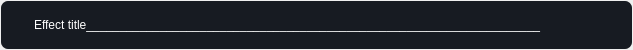
<?xml version="1.0" encoding="UTF-8"?>
<ui version="4.0">
 <class>EffectWidgetClass</class>
 <widget class="QWidget" name="EffectWidgetClass">
  <property name="geometry">
   <rect>
    <x>0</x>
    <y>0</y>
    <width>548</width>
    <height>50</height>
   </rect>
  </property>
  <property name="windowTitle">
   <string>EffectWidget</string>
  </property>
  <property name="styleSheet">
   <string notr="true">#mainEffectWidget {
    background: #171B22;
    border: 2px solid transparent;
    border-radius: 8px;
  }
  
  #mainEffectWidget:hover {
    background: #1E2430;
    border: 2px solid transparent;
    border-radius: 8px;
  }
  
  #titleLabel {
    color: white;
  }

#typeLabel {
  color: #34D399;
  background: #1E433E;
  border: 1px solid #34D399;
  border-radius: 12px;
}
</string>
  </property>
  <layout class="QVBoxLayout" name="verticalLayout_2">
   <property name="spacing">
    <number>0</number>
   </property>
   <property name="leftMargin">
    <number>0</number>
   </property>
   <property name="topMargin">
    <number>0</number>
   </property>
   <property name="rightMargin">
    <number>0</number>
   </property>
   <property name="bottomMargin">
    <number>0</number>
   </property>
   <item>
    <widget class="QWidget" name="mainEffectWidget" native="true">
     <property name="cursor">
      <cursorShape>PointingHandCursor</cursorShape>
     </property>
     <layout class="QHBoxLayout" name="horizontalLayout_2">
      <property name="spacing">
       <number>5</number>
      </property>
      <property name="leftMargin">
       <number>5</number>
      </property>
      <property name="topMargin">
       <number>5</number>
      </property>
      <property name="rightMargin">
       <number>5</number>
      </property>
      <property name="bottomMargin">
       <number>5</number>
      </property>
      <item>
       <widget class="QPushButton" name="pushButton">
        <property name="minimumSize">
         <size>
          <width>24</width>
          <height>24</height>
         </size>
        </property>
        <property name="maximumSize">
         <size>
          <width>24</width>
          <height>24</height>
         </size>
        </property>
        <property name="text">
         <string/>
        </property>
        <property name="icon">
         <iconset resource="frameflow.qrc">
          <normaloff>:/FrameFlow/play.svg</normaloff>:/FrameFlow/play.svg</iconset>
        </property>
        <property name="iconSize">
         <size>
          <width>24</width>
          <height>24</height>
         </size>
        </property>
        <property name="flat">
         <bool>true</bool>
        </property>
       </widget>
      </item>
      <item>
       <widget class="QLabel" name="titleLabel">
        <property name="text">
         <string>Effect title____________________________________________________________________</string>
        </property>
       </widget>
      </item>
      <item>
       <spacer name="horizontalSpacer">
        <property name="orientation">
         <enum>Qt::Orientation::Horizontal</enum>
        </property>
        <property name="sizeHint" stdset="0">
         <size>
          <width>40</width>
          <height>20</height>
         </size>
        </property>
       </spacer>
      </item>
      <item>
       <widget class="QPushButton" name="editButton">
        <property name="minimumSize">
         <size>
          <width>24</width>
          <height>24</height>
         </size>
        </property>
        <property name="maximumSize">
         <size>
          <width>24</width>
          <height>24</height>
         </size>
        </property>
        <property name="cursor">
         <cursorShape>PointingHandCursor</cursorShape>
        </property>
        <property name="text">
         <string/>
        </property>
        <property name="icon">
         <iconset resource="frameflow.qrc">
          <normaloff>:/FrameFlow/pencilwhite.svg</normaloff>:/FrameFlow/pencilwhite.svg</iconset>
        </property>
        <property name="iconSize">
         <size>
          <width>20</width>
          <height>20</height>
         </size>
        </property>
        <property name="flat">
         <bool>true</bool>
        </property>
       </widget>
      </item>
      <item>
       <widget class="QPushButton" name="cloneButton">
        <property name="minimumSize">
         <size>
          <width>24</width>
          <height>24</height>
         </size>
        </property>
        <property name="maximumSize">
         <size>
          <width>24</width>
          <height>24</height>
         </size>
        </property>
        <property name="cursor">
         <cursorShape>PointingHandCursor</cursorShape>
        </property>
        <property name="text">
         <string/>
        </property>
        <property name="icon">
         <iconset resource="frameflow.qrc">
          <normaloff>:/FrameFlow/clone.svg</normaloff>:/FrameFlow/clone.svg</iconset>
        </property>
        <property name="iconSize">
         <size>
          <width>20</width>
          <height>20</height>
         </size>
        </property>
        <property name="flat">
         <bool>true</bool>
        </property>
       </widget>
      </item>
      <item>
       <widget class="QPushButton" name="deleteButton">
        <property name="minimumSize">
         <size>
          <width>24</width>
          <height>24</height>
         </size>
        </property>
        <property name="maximumSize">
         <size>
          <width>24</width>
          <height>24</height>
         </size>
        </property>
        <property name="cursor">
         <cursorShape>PointingHandCursor</cursorShape>
        </property>
        <property name="text">
         <string/>
        </property>
        <property name="icon">
         <iconset resource="frameflow.qrc">
          <normaloff>:/FrameFlow/trash.svg</normaloff>:/FrameFlow/trash.svg</iconset>
        </property>
        <property name="iconSize">
         <size>
          <width>20</width>
          <height>20</height>
         </size>
        </property>
        <property name="flat">
         <bool>true</bool>
        </property>
       </widget>
      </item>
     </layout>
    </widget>
   </item>
  </layout>
 </widget>
 <layoutdefault spacing="6" margin="11"/>
 <resources>
  <include location="frameflow.qrc"/>
 </resources>
 <connections/>
</ui>
